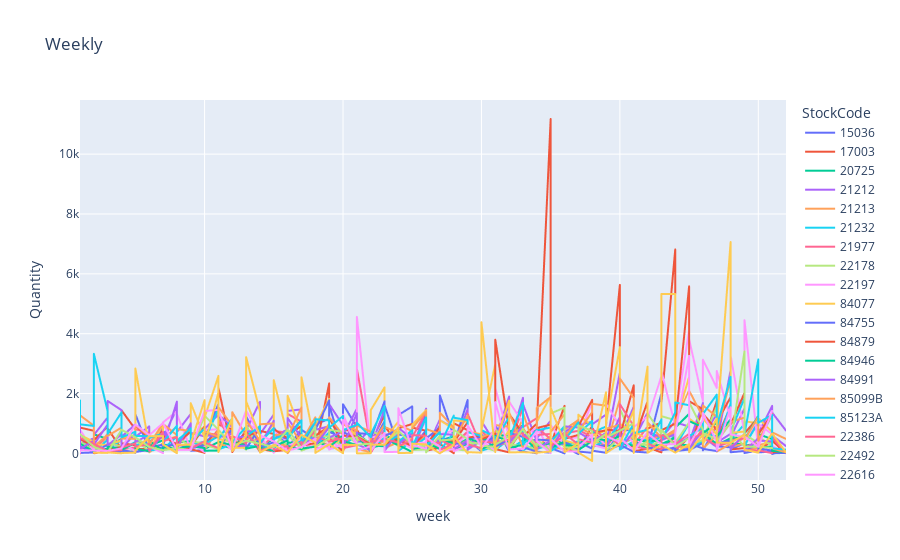

The code cell stored with this chart in its notebook:
### Code cell
px.line(weeks_top20,
       x = 'week',
       y = 'Quantity',
       title = 'Weekly',
       color = 'StockCode')
